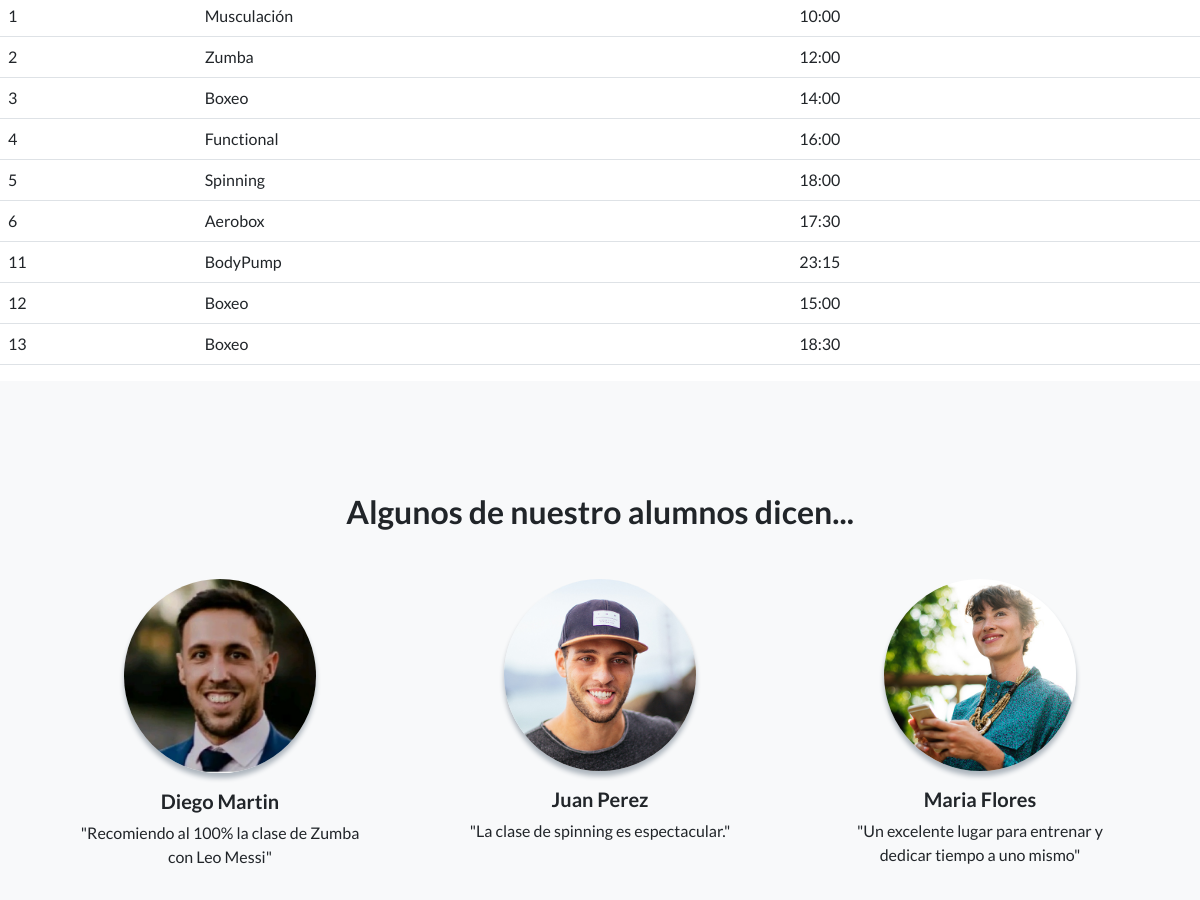
Page /appDiego/clases (middle part) on the earlier database version.
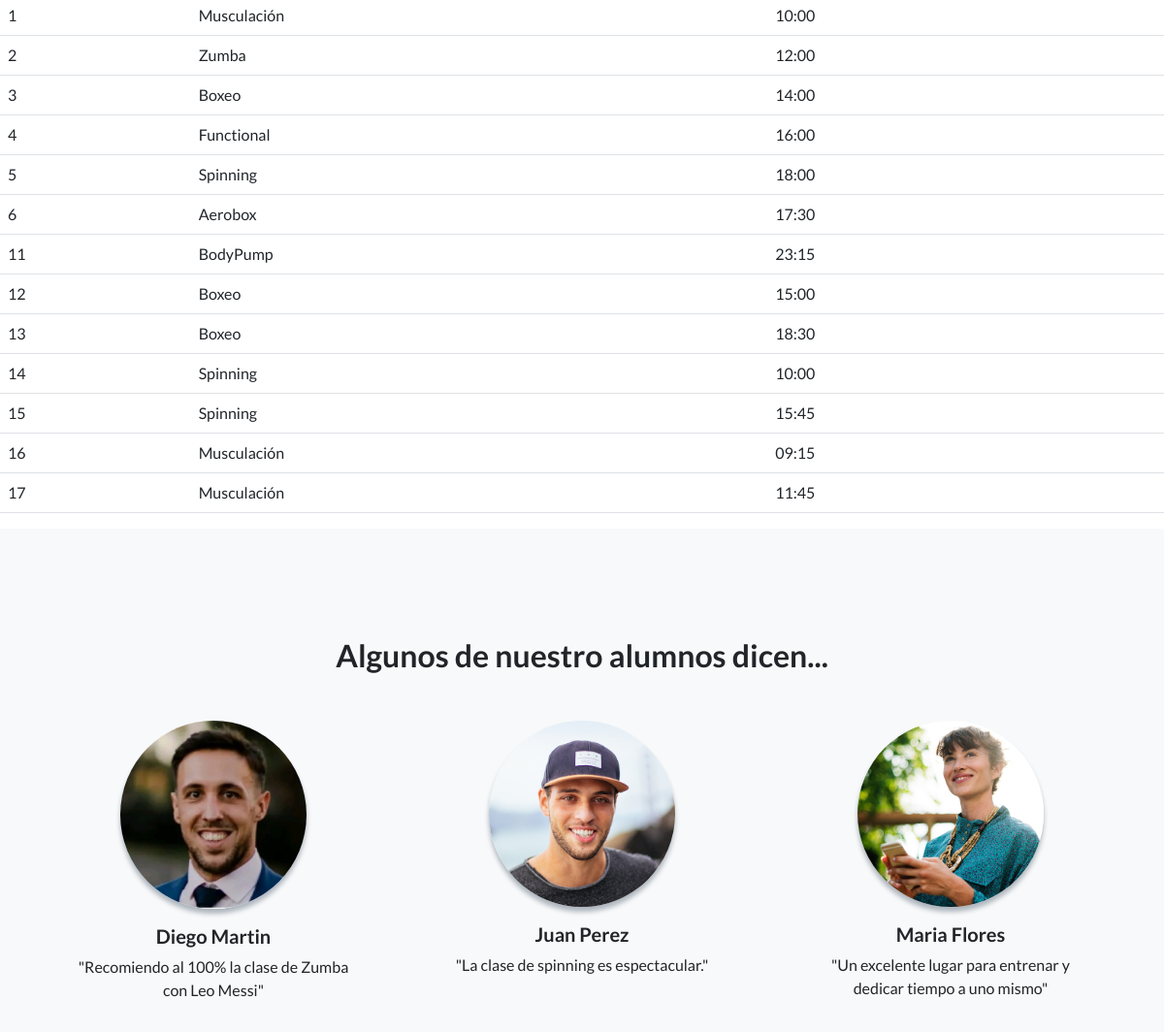
Same page on the later database version.
### appDiego/models.py (models this page shows, shortened)
class Clase(models.Model):
    nombre = models.CharField(max_length=50)
    horario = models.TimeField()

### appDiego/views.py (the view)
# urls.py: path('clases',clases, name='clases' ),
def clases(request):
    ctx = {"clases": Clase.objects.all()}
    return render(request, 'appDiego/clases.html', ctx)

### appDiego/templates/appDiego/clases.html (shortened to what this page needs)
{% extends 'appDiego/base.html' %}
{% load static %}
{% block primario %}
<table class="table">
    <tbody>
    {% for clase in clases %}
    <tr>
        <td>{{clase.id}}</td>
        <td>{{clase.nombre}}</td>
        <td>{{clase.horario}}</td>
    </tr>
    {%endfor%}
    </tbody>
</table>
{% endblock primario %}

### appDiego/templates/appDiego/base.html (shortened to what this page needs)
<!DOCTYPE html>
<html lang="en">
    <head>
        {%load static %}
        <link href="https://cdn.jsdelivr.net/npm/bootstrap-icons@1.5.0/font/bootstrap-icons.css" rel="stylesheet" type="text/css" />
        <link href="{% static 'appDiego/css/styles.css' %}" rel="stylesheet" />
    </head>
    <body>
        {%block primario%}
        {%endblock primario%}
        <section class="testimonials text-center bg-light">
            <div class="container">
                <h2 class="mb-5">Algunos de nuestro alumnos dicen...</h2>
                <div class="row">
                    <div class="col-lg-4">
                        <div class="testimonial-item mx-auto mb-5 mb-lg-0">
                            <img class="img-fluid rounded-circle mb-3" src="{% static 'appDiego/assets/img/testimonials-1.jpg' %}" alt="..." />
                            <h5>Diego Martin</h5>
                            <p class="font-weight-light mb-0">"Recomiendo al 100% la clase de Zumba con Leo Messi"</p>
                        </div>
                    </div>
                    <div class="col-lg-4">
                        <div class="testimonial-item mx-auto mb-5 mb-lg-0">
                            <img class="img-fluid rounded-circle mb-3" src="{% static 'appDiego/assets/img/testimonials-2.jpg' %}" alt="..." />
                            <h5>Juan Perez</h5>
                            <p class="font-weight-light mb-0">"La clase de spinning es espectacular."</p>
                        </div>
                    </div>
                    <div class="col-lg-4">
                        <div class="testimonial-item mx-auto mb-5 mb-lg-0">
                            <img class="img-fluid rounded-circle mb-3" src="{% static 'appDiego/assets/img/testimonials-3.jpg' %}" alt="..." />
                            <h5>Maria Flores</h5>
                            <p class="font-weight-light mb-0">"Un excelente lugar para entrenar y dedicar tiempo a uno mismo"</p>
                        </div>
                    </div>
                </div>
            </div>
        </section>
    </body>
</html>

Differences in the rows shown:
added Clase: id "14", nombre "Spinning", horario "10:00"
added Clase: id "15", nombre "Spinning", horario "15:45"
added Clase: id "16", nombre "Musculación", horario "09:15"
added Clase: id "17", nombre "Musculación", horario "11:45"
